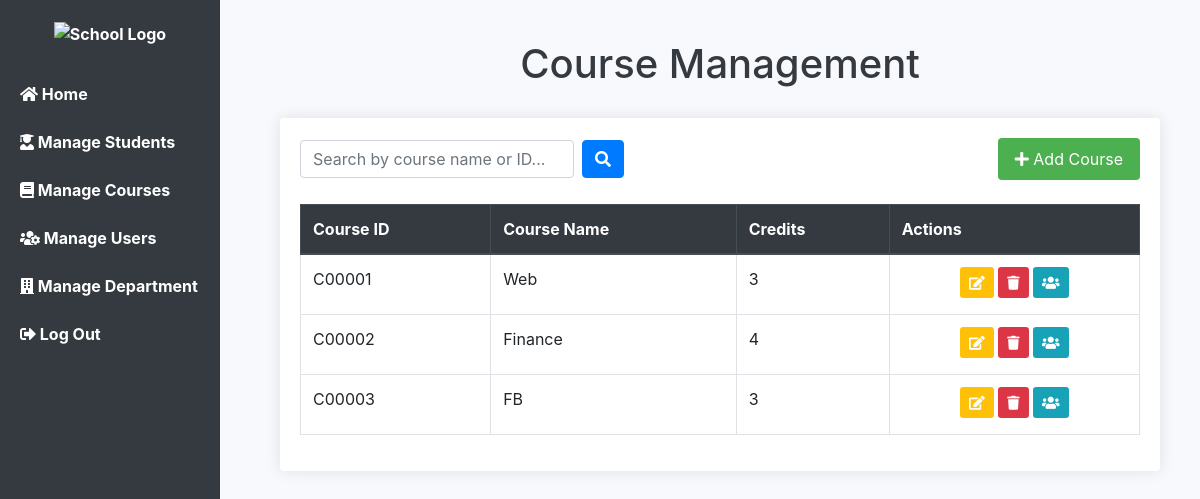
The app's page /Midterm/course.php (signed in) with its own data.
### tables this page shows
CREATE TABLE `courses` (
  `course_id` varchar(20) NOT NULL,
  `course_name` varchar(100) NOT NULL,
  `credits` int(11) NOT NULL,
  `lecturer` varchar(100) DEFAULT NULL,
  `schedule` varchar(100) DEFAULT NULL,
  `created_at` timestamp NOT NULL DEFAULT current_timestamp()
);

### Midterm/course.php (the view, shortened to what this page needs)
<?php
include 'db.php';
?>
<!DOCTYPE html>
<html lang="en">
<head>
    <link href="https://stackpath.bootstrapcdn.com/bootstrap/4.5.2/css/bootstrap.min.css" rel="stylesheet">
    <link href="https://cdnjs.cloudflare.com/ajax/libs/font-awesome/5.15.4/css/all.min.css" rel="stylesheet">
</head>
<body>
<?php include 'sidebar.php'; ?>
<div class="content">
    <h1>Course Management</h1>
    <div class="card">
        <div class="d-flex justify-content-between align-items-center mb-3 flex-wrap">
            <form method="GET" action="course.php" class="form-inline">
                <input type="text" name="search" class="form-control mr-2 mb-2" placeholder="Search by course name or ID..."
                    value="<?php echo isset($_GET['search']) ? htmlspecialchars($_GET['search']) : ''; ?>">
                <button class="btn btn-primary mb-2" type="submit"><i class="fas fa-search"></i></button>
            </form>
            <a href="#" class="btn btn-add mb-2" data-toggle="modal" data-target="#addCourseModal">
                <i class="fas fa-plus"></i> Add Course
            </a>
        </div>
        <?php
        $searchTerm = isset($_GET['search']) ? $conn->real_escape_string($_GET['search']) : '';
        if ($searchTerm) {
            $sql = "SELECT * FROM courses
                    WHERE course_name LIKE '%$searchTerm%'
                    OR course_id LIKE '%$searchTerm%'";
        } else {
            $sql = "SELECT * FROM courses";
        }
        $result = $conn->query($sql);
        echo '<div class="table-responsive">';
        echo '<table class="table table-bordered table-hover">';
        echo "<thead class='thead-dark'><tr>
                <th>Course ID</th>
                <th>Course Name</th>
                <th>Credits</th>
                <th>Actions</th>
              </tr></thead><tbody>";
        if ($result && $result->num_rows > 0) {
            while($row = $result->fetch_assoc()) {
                echo "<tr>";
                echo "<td>" . htmlspecialchars($row['course_id']) . "</td>";
                echo "<td>" . htmlspecialchars($row['course_name']) . "</td>";
                echo "<td>" . htmlspecialchars($row['credits']) . "</td>";
                echo "<td class='text-center'>
                    <a href='edit_course.php?id=".$row['course_id']."' class='btn btn-sm btn-edit mb-1'><i class='fas fa-edit'></i></a>
                    <a href='course.php?delete=".$row['course_id']."' class='btn btn-sm btn-delete mb-1' onclick=\"return confirm('Are you sure you want to delete this course?');\"><i class='fas fa-trash'></i></a>
                    <a href='student_course.php?course_id=".$row['course_id']."' class='btn btn-sm btn-view mb-1'><i class='fas fa-users'></i></a>
                </td>";
                echo "</tr>";
            }
        } else {
            echo "<tr><td colspan='6' class='text-center'>No courses found</td></tr>";
        }
        echo "</tbody></table>";
        echo '</div>';
        ?>
    </div>
</div>
</body>
</html>

### Midterm/course.php (style rules this page uses)
body { background-color: #f8f9fc; }
.content { margin-left: 240px; padding: 40px; }
h1 { text-align: center; color: #343a40; margin-bottom: 30px; }
.card { border: none; box-shadow: 0 0 15px rgba(0,0,0,0.1); padding: 20px; }
.btn-add { padding: 8px 16px; background-color: #4CAF50; color: white; border-radius: 4px; text-decoration: none; margin-left: 10px; white-space: nowrap; }
.btn-view { background-color: #17a2b8; color: white; }
.btn-edit { background-color: #ffc107; color: white; }
.btn-delete { background-color: #dc3545; color: white; }
.form-inline { display: flex; align-items: center; }

### records on screen
courses: course_id "C00001", course_name "Web", credits "3"
courses: course_id "C00002", course_name "Finance", credits "4"
courses: course_id "C00003", course_name "FB", credits "3"
